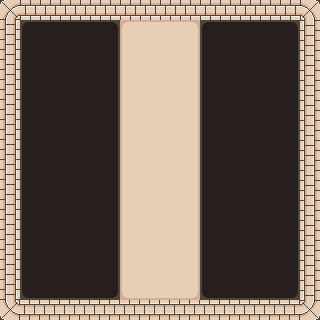

A 2D game scene composited from a Tiled map and its tileset images. What follows is a short description and the map's XML, with every tile layer's data as written:
An orthogonal 16x16 tile map with 20x20 px tiles, 2 tile layers (Floor, Walls) and 10 objects (NORTH, SOUTH).

<map version="1.10" tiledversion="1.12.2" orientation="orthogonal" renderorder="right-down" width="16" height="16" tilewidth="20" tileheight="20" infinite="0" nextlayerid="5" nextobjectid="25">
 <tileset firstgid="1" source="../../../assets/tilesets/floor_type_1/floor_type_1.tsx" />
 <layer id="3" name="Floor" width="16" height="16">
  <data encoding="csv">
25,25,25,25,25,25,25,25,25,25,25,25,25,25,25,25,
25,9,10,10,10,11,6,7,7,8,9,10,10,10,11,25,
25,20,21,21,21,22,17,18,18,19,20,21,21,21,22,25,
25,20,21,21,21,22,17,18,18,19,20,21,21,21,22,25,
25,20,21,21,21,22,17,18,18,19,20,21,21,21,22,25,
25,20,21,21,21,22,17,18,18,19,20,21,21,21,22,25,
25,20,21,21,21,22,17,18,18,19,20,21,21,21,22,25,
25,20,21,21,21,22,17,18,18,19,20,21,21,21,22,25,
25,20,21,21,21,22,17,18,18,19,20,21,21,21,22,25,
25,20,21,21,21,22,17,18,18,19,20,21,21,21,22,25,
25,20,21,21,21,22,17,18,18,19,20,21,21,21,22,25,
25,20,21,21,21,22,17,18,18,19,20,21,21,21,22,25,
25,20,21,21,21,22,17,18,18,19,20,21,21,21,22,25,
25,20,21,21,21,22,17,18,18,19,20,21,21,21,22,25,
25,31,32,32,32,33,28,29,29,30,31,32,32,32,33,25,
25,25,25,25,25,25,25,25,25,25,25,25,25,25,25,25
</data>
 </layer>
 <layer id="1" name="Walls" width="16" height="16">
  <data encoding="csv">
13,14,14,14,14,14,14,14,14,14,14,14,14,14,14,15,
24,1,0,0,0,5,0,0,0,0,1,0,0,0,5,26,
24,0,0,0,0,0,0,0,0,0,0,0,0,0,0,26,
24,0,0,0,0,0,0,0,0,0,0,0,0,0,0,26,
24,0,0,0,0,0,0,0,0,0,0,0,0,0,0,26,
24,45,0,0,0,49,0,0,0,0,45,0,0,0,49,26,
24,0,0,0,0,0,0,0,0,0,0,0,0,0,0,26,
24,0,0,0,0,0,0,0,0,0,0,0,0,0,0,26,
24,0,0,0,0,0,0,0,0,0,0,0,0,0,0,26,
24,0,0,0,0,0,0,0,0,0,0,0,0,0,0,26,
24,1,0,0,0,0,0,0,0,0,0,0,0,0,5,26,
24,0,0,0,0,0,0,0,0,0,0,0,0,0,0,26,
24,0,0,0,0,0,0,0,0,0,0,0,0,0,0,26,
24,0,0,0,0,0,0,0,0,0,0,0,0,0,0,26,
24,45,0,0,0,49,0,0,0,0,45,0,0,0,49,26,
35,36,36,36,36,36,36,36,36,36,36,36,36,36,36,37
</data>
 </layer>
 <objectgroup id="2" name="Collision">
  <object id="1" x="20" y="0" width="120" height="20" />
  <object id="2" x="180" y="0" width="120" height="20" />
  <object id="7" x="20" y="300" width="120" height="20" />
  <object id="8" x="180" y="300" width="120" height="20" />
  <object id="21" x="20" y="20" width="100" height="280" />
  <object id="22" x="200" y="20" width="100" height="280" />
  <object id="23" x="300" y="20" width="20" height="280" />
  <object id="24" x="0" y="20" width="20" height="280" />
 </objectgroup>
 <objectgroup id="4" name="Doors">
  <properties>
   <property name="max" type="int" value="2" />
   <property name="min" type="int" value="1" />
  </properties>
  <object id="11" name="NORTH" x="140" y="0" width="40" height="20" />
  <object id="13" name="SOUTH" x="140" y="300" width="40" height="20" />
 </objectgroup>
</map>
